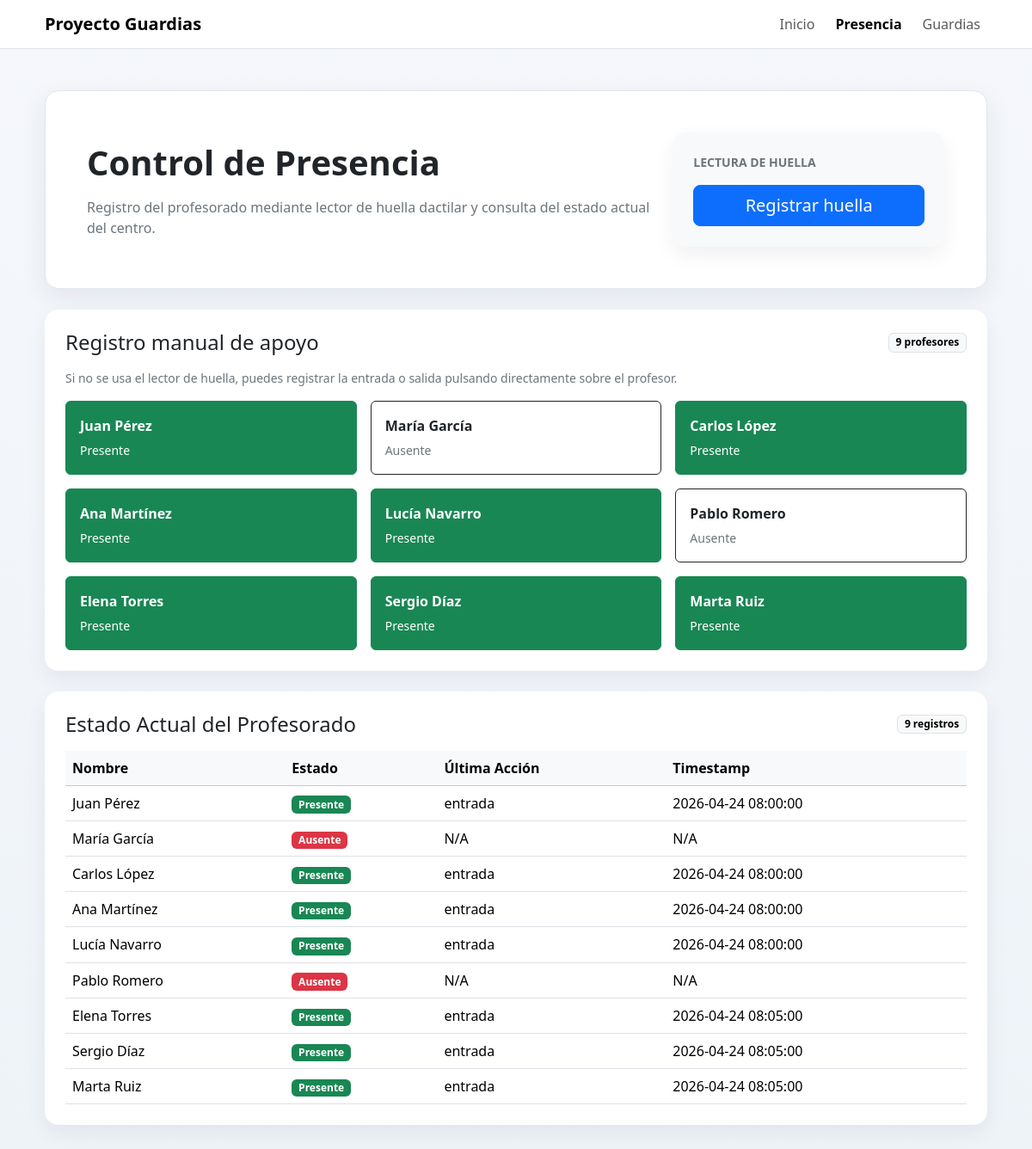
Page /presencia on the committed database.
### tables this page shows
CREATE TABLE profesores (
            id INTEGER PRIMARY KEY AUTOINCREMENT,
            nombre TEXT NOT NULL,
            departamento TEXT,
            huella_id TEXT,
            activo INTEGER DEFAULT 1,
            guardias_acumuladas INTEGER DEFAULT 0,
            guardias_semana INTEGER DEFAULT 0
        );

CREATE TABLE presencia (
    id INTEGER PRIMARY KEY AUTOINCREMENT,
    profesor_id INTEGER,
    timestamp DATETIME DEFAULT CURRENT_TIMESTAMP,
    tipo TEXT,   -- 'entrada' o 'salida'
    FOREIGN KEY (profesor_id) REFERENCES "profesores_legacy"(id)
);

### app.py (the view)
@app.route("/presencia")
def vista_presencia():
    estado = obtener_estado_actual(_obtener_db_path())
    return render_template("presencia.html", estado=estado)

### app.py (called while the page is built)
def _obtener_db_path():
    return app.config.get("DB_PATH", "ies.db")

### modules/db/db_manager.py (called while the page is built, shortened)
    def get_connection(self):
        return sqlite3.connect(self.db_path)

    @contextmanager
    def _connection(self):
        conn = self.get_connection()
        try:
            self._ensure_schema(conn)
            yield conn
        finally:
            conn.close()

    def _fetch_all(self, query, params=(), model_cls=None):
        with self._connection() as conn:
            cursor = conn.cursor()
            cursor.execute(query, params)
            rows = cursor.fetchall()
        if model_cls is None:
            return rows
        return [model_cls(*row) for row in rows]

    def _fecha_hoy(self, fecha=None):
        return fecha or datetime.now().strftime("%Y-%m-%d")

    def _ensure_profesores_schema(self, conn):
        cursor = conn.cursor()
        cursor.execute("PRAGMA table_info(profesores)")
        columnas = {row[1] for row in cursor.fetchall()}
        schema_actualizado = False
        if "departamento" not in columnas:
            cursor.execute("ALTER TABLE profesores ADD COLUMN departamento TEXT")
            schema_actualizado = True
        if "huella_id" not in columnas:
            cursor.execute("ALTER TABLE profesores ADD COLUMN huella_id TEXT")
            schema_actualizado = True
        if schema_actualizado:
            conn.commit()

    def _ensure_horarios_schema(self, conn):
        cursor = conn.cursor()
        cursor.execute("PRAGMA table_info(horarios)")
        columnas = {row[1] for row in cursor.fetchall()}

    def _ensure_guardias_schema(self, conn):
        cursor = conn.cursor()
        cursor.execute("PRAGMA table_info(guardias)")
        columnas = {row[1] for row in cursor.fetchall()}
        if "asignatura" not in columnas:
            cursor.execute("ALTER TABLE guardias ADD COLUMN asignatura TEXT")
        if "id_profesor_ausente" not in columnas:
            cursor.execute("ALTER TABLE guardias ADD COLUMN id_profesor_ausente INTEGER")
        if "id_profesor_cubre" not in columnas:
            cursor.execute("ALTER TABLE guardias ADD COLUMN id_profesor_cubre INTEGER")
        if "profesor_asignado" in columnas:
            cursor.execute(
                """
                UPDATE guardias
                SET id_profesor_cubre = COALESCE(id_profesor_cubre, profesor_asignado)
                WHERE profesor_asignado IS NOT NULL
                """
            )
        conn.commit()

### templates/presencia.html (shortened to what this page needs)
<!DOCTYPE html>
<html lang="es">
<head>
    <link href="https://cdn.jsdelivr.net/npm/bootstrap@5.3.3/dist/css/bootstrap.min.css" rel="stylesheet">
</head>
<body>
    <nav class="navbar navbar-expand-lg bg-white border-bottom sticky-top">
        <div class="container app-shell">
            <a class="navbar-brand fw-semibold" href="{{ url_for('index') }}">Proyecto Guardias</a>
            <div class="collapse navbar-collapse" id="mainNav">
                <div class="navbar-nav ms-auto gap-lg-2">
                    <a class="nav-link" href="{{ url_for('index') }}">Inicio</a>
                    <a class="nav-link active fw-semibold" href="{{ url_for('vista_presencia') }}">Presencia</a>
                    <a class="nav-link" href="{{ url_for('vista_guardias') }}">Guardias</a>
                </div>
            </div>
        </div>
    </nav>
    <main class="container app-shell py-4 py-lg-5">
        <section class="page-hero p-4 p-lg-5 mb-4">
            <div class="row g-4 align-items-center">
                <div class="col-lg-8">
                    <h1 class="display-6 fw-semibold mb-3">Control de Presencia</h1>
                    <p class="text-secondary mb-0">Registro del profesorado mediante lector de huella dactilar y consulta del estado actual del centro.</p>
                </div>
                <div class="col-lg-4">
                    <div class="card content-card bg-body-tertiary">
                        <div class="card-body p-4">
                            <p class="text-uppercase text-secondary small fw-semibold mb-3">Lectura de huella</p>
                            <form action="{{ url_for('registrar') }}" method="post" class="d-grid">
                                <button class="btn btn-primary btn-lg" type="submit">Registrar huella</button>
                            </form>
                        </div>
                    </div>
                </div>
            </div>
        </section>
        <section class="card stat-card mb-4">
            <div class="card-body p-4">
                <div class="d-flex justify-content-between align-items-center mb-3 flex-wrap gap-2">
                    <h2 class="h4 mb-0">Registro manual de apoyo</h2>
                    <span class="badge text-bg-light border">{{ estado|length }} profesores</span>
                </div>
                <p class="text-secondary small mb-3">Si no se usa el lector de huella, puedes registrar la entrada o salida pulsando directamente sobre el profesor.</p>
                <div class="row g-3">
                    {% for profesor_id, info in estado.items() %}
                    <div class="col-md-6 col-xl-4">
                        <form action="{{ url_for('registrar') }}" method="post" class="h-100">
                            <button class="btn {% if info.presente %}btn-success{% else %}btn-outline-dark{% endif %} w-100 h-100 text-start p-3" type="submit">
                                <span class="d-block fw-semibold mb-1">{{ info.nombre }}</span>
                                <span class="small {% if info.presente %}text-white{% else %}text-secondary{% endif %}">
                                    {% if info.presente %}Presente{% else %}Ausente{% endif %}
                                </span>
                            </button>
                        </form>
                    </div>
                    {% else %}
                    <div class="col-12">
                        <div class="text-center text-secondary py-3">No hay profesores disponibles para registrar.</div>
                    </div>
                    {% endfor %}
                </div>
            </div>
        </section>
        <section class="card stat-card">
            <div class="card-body p-4">
                <div class="d-flex justify-content-between align-items-center mb-3 flex-wrap gap-2">
                    <h2 class="h4 mb-0">Estado Actual del Profesorado</h2>
                    <span class="badge text-bg-light border">{{ estado|length }} registros</span>
                </div>
                <div class="table-responsive">
                    <table class="table table-hover align-middle mb-0">
                        <thead class="table-light">
                            <tr>
                                <th>Nombre</th>
                                <th>Estado</th>
                                <th>Última Acción</th>
                                <th>Timestamp</th>
                            </tr>
                        </thead>
                        <tbody>
                            {% for profesor_id, info in estado.items() %}
                            <tr>
                                <td class="fw-medium">{{ info.nombre }}</td>
                                <td>
                                    <span class="badge {% if info.presente %}text-bg-success{% else %}text-bg-danger{% endif %}">
                                        {% if info.presente %}Presente{% else %}Ausente{% endif %}
                                    </span>
                                </td>
                                <td>{{ info.ultima_accion or 'N/A' }}</td>
                                <td>{{ info.timestamp or 'N/A' }}</td>
                            </tr>
                            {% else %}
                            <tr>
                                <td colspan="4" class="text-center text-secondary py-4">No hay registros de presencia para mostrar.</td>
                            </tr>
                            {% endfor %}
                        </tbody>
                    </table>
                </div>
            </div>
        </section>
    </main>
</body>
</html>

### templates/presencia.html (style rules this page uses)
body { background: linear-gradient(180deg, #f5f7fb 0%, #eef3f8 100%); min-height: 100vh; }
.app-shell { max-width: 1120px; }
.page-hero { background: #ffffff; border: 1px solid #dfe7f1; border-radius: 1rem; box-shadow: 0 10px 30px rgba(31, 41, 55, 0.08); }
.stat-card, .content-card { border: 0; border-radius: 1rem; box-shadow: 0 10px 24px rgba(15, 23, 42, 0.06); }

### rows in the picture
profesores: nombre "Juan Pérez", nombre "Juan Pérez"
profesores: nombre "María García", nombre "María García"
profesores: nombre "Carlos López", nombre "Carlos López"
profesores: nombre "Ana Martínez", nombre "Ana Martínez"
profesores: nombre "Lucía Navarro", nombre "Lucía Navarro"
profesores: nombre "Pablo Romero", nombre "Pablo Romero"
profesores: nombre "Elena Torres", nombre "Elena Torres"
profesores: nombre "Sergio Díaz", nombre "Sergio Díaz"
profesores: nombre "Marta Ruiz", nombre "Marta Ruiz"
presencia: tipo "entrada", timestamp "2026-04-24 08:00:00"
presencia: tipo "entrada", timestamp "2026-04-24 08:00:00"
presencia: tipo "entrada", timestamp "2026-04-24 08:00:00"
presencia: tipo "entrada", timestamp "2026-04-24 08:00:00"
presencia: tipo "entrada", timestamp "2026-04-24 08:05:00"
presencia: tipo "entrada", timestamp "2026-04-24 08:05:00"
presencia: tipo "entrada", timestamp "2026-04-24 08:05:00"

### other values in the picture
{{ estado|length }} "9"
{{ info.ultima_accion or 'N/A' }} "N/A" "N/A"
{{ info.timestamp or 'N/A' }} "N/A" "N/A"
